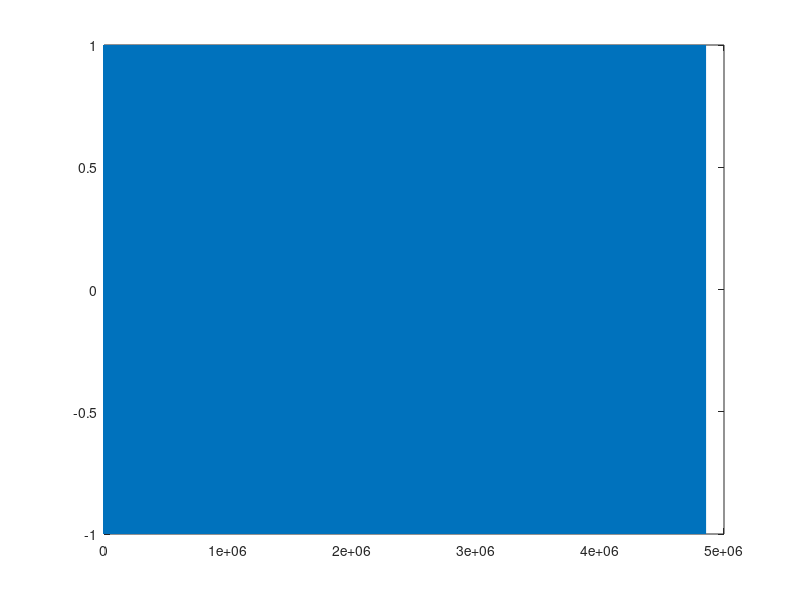

Write the MATLAB code that produced this figure. (Note: this script raises an error after producing the figure.)
clear all;
close all;
clc;

% AV@GTCMT
% Objective: Generate test signals and check the feature values are as expected

addpath(pathdef);

% FileNumber='28610';
% data path on machine
% pathchk=['M:\My Documents\FBA2013data\middleschoolscores\' FileNumber '\'];
% pathchk=['/Users/Amruta/Documents/MS GTCMT/GRA work/FBA2013data/concertbandscores/' FileNumber '/'];
% [audio,Fs]=audioread([pathchk FileNumber '.mp3']);

Fs=44100; % 44.1 kHz
f=100;  % 100 Hz
t=0:(1/Fs):10;
t2= 10:(1/Fs):20;
t3= 20:(1/Fs):30;
t4= 30:(1/Fs):40;
t5= 40:(1/Fs):50;
t6= 50:(1/Fs):100;
t7= 100:(1/Fs):110;

audio = sin(2*pi*t*f)';
audio=[audio;sin(2*pi*t2*200)';sin(2*pi*t3*300)';sin(2*pi*t4*400)';sin(2*pi*t5*500)';sin(2*pi*t6*600)';sin(2*pi*t7*700)'];
plot(audio);

for seg =1
% segments = scanSegments(seg, str2num(FileNumber));

    hop=512; wSize=1024; algo='acf';  thresh1=0.1; thresh2=0.4;

%     strtsmpl=round(segments{1,1}(1)*Fs);
%     endsmpl=round(strtsmpl+segments{1,1}(2)*Fs);

    strtsmpl=1;
    endsmpl=length(audio);
    
%     audio=mean(audio,2);

    [f0, timeInSec] = estimatePitch(audio(strtsmpl:endsmpl), Fs, hop, wSize, algo);
    note = noteSegmentation(audio(strtsmpl:endsmpl), f0, Fs, hop, 50, 0.2 , -50);

 features(1,1) = PlayingNotes100CntsHist(f0);
    
    for i=1:size(note,1)
        a = note(i).pitches_hz;
        b = note(i).audio;
        [stdDev(i) countGreaterStdDev(i)]=NoteSteadinessMeasure(a);
        
        timbreMeasure(:,i) =timbreDev(note(i).audio,Fs);

        amp_hist_feature(i) = ampHist(b,Fs);

        ampenv_peaks(i) = ampEnvPeaks(b, Fs);
        
    end
    
    features(1,2)=mean(stdDev);
    features(1,3)=std(stdDev);
    features(1,4)=max(stdDev);
%     features(1,5)=min(stdDev);  %min is always 0
%     features(1,6)=max(stdDev)-min(stdDev);
    
    features(1,5)=mean(countGreaterStdDev);
    features(1,6)=std(countGreaterStdDev);
    features(1,7)=max(countGreaterStdDev);
%     features(1,10)=min(countGreaterStdDev);   %min is always 0
%     features(1,11)=max(countGreaterStdDev)-min(countGreaterStdDev);
    
    features(1,8)=mean(timbreMeasure(2,:)); % take 2nd MFCC
    features(1,9)=std(timbreMeasure(2,:));
    features(1,10)=max(timbreMeasure(2,:));
    features(1,11)=min(timbreMeasure(2,:));
    features(1,12)=max(timbreMeasure(2,:))-min(timbreMeasure(2,:));
    
    features(1,13)=mean(amp_hist_feature);
    features(1,14)=std(amp_hist_feature);
    features(1,15)=max(amp_hist_feature);
    features(1,16)=min(amp_hist_feature);
    features(1,17)=max(amp_hist_feature)-min(amp_hist_feature);
    
    features(1,18)=mean(ampenv_peaks);
    features(1,19)=std(ampenv_peaks);
    features(1,20)=max(ampenv_peaks);
    features(1,21)=min(ampenv_peaks);
    features(1,22)=max(ampenv_peaks)-min(ampenv_peaks);
    
    features(1,23) = numGoodNotes(note,thresh1,thresh2);
    
    features(1,24)=IOIfeatures(note);
end